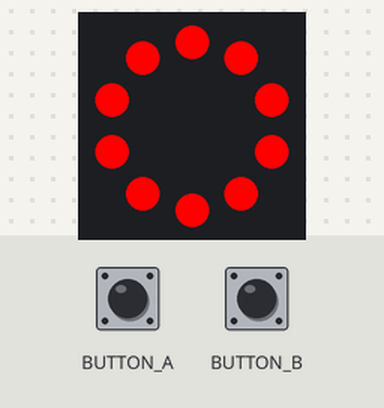
The program below on a simulated Circuit Playground running CircuitPython. Parts: the board's ring of 10 RGB LEDs (number 0 left of the top, counting anticlockwise). The test bench sets the inputs (shaded band). Dim RGB values are drawn brighter than linear; random numbers come from a fixed seed.

Above: at 1.2 s.
1.3 s: button A pressed for 0.6 s
At 2.05 s:
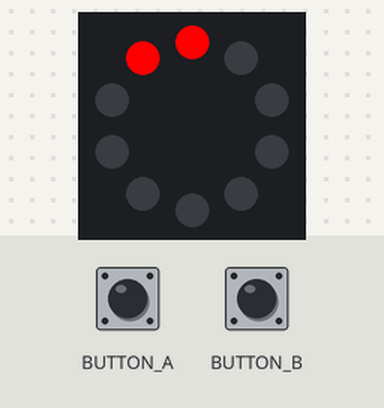
3.8 s: button B pressed for 3.2 s
At 7.25 s:
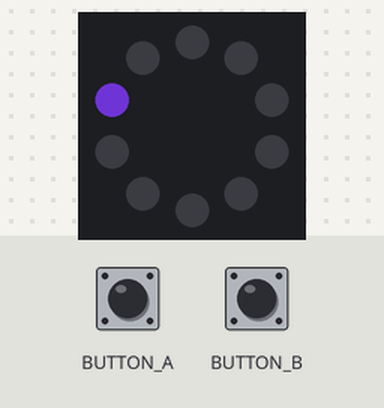
9.0 s: button B pressed for 0.6 s
At 9.82 s:
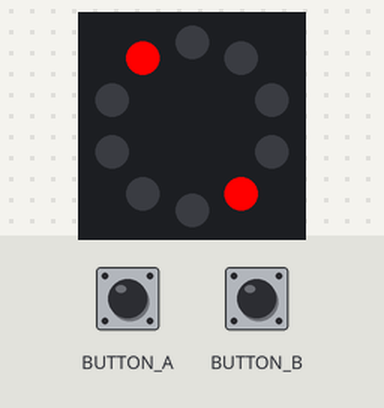
11.2 s: button A pressed for 0.6 s
At 12.01 s:
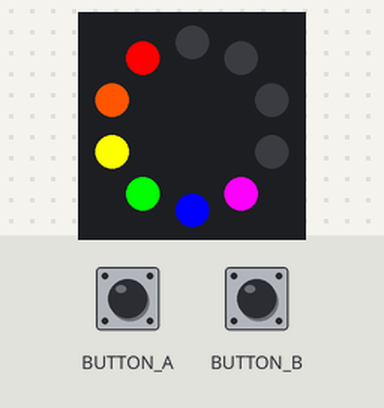
13.7 s: button A pressed for 1 s
At 14.82 s:
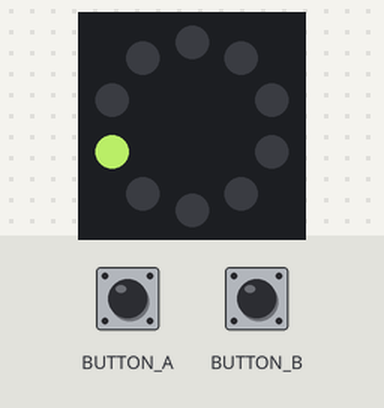

The program:

bike_light.py
```python
# (licence header left out)
import time
import random
from adafruit_circuitplayground.express import cpx

# Change these to set speed (lower is faster)
FLASH_RATE      = 0.250
SPIN_RATE       = 0.100
CYLON_RATE      = 0.100
BEDAZZLE_RATE   = 0.100
CHASE_RATE      = 0.100

# Change these to be whatever color you want
# Use color picker to come up with hex values
FLASH_COLOR     = 0xFF0000
SPIN_COLOR      = 0xFF0000
CYLON_COLOR     = 0xFF0000

# Define 10 colors here.
# Must be 10 entries.
# Use 0x000000 if you want a blank space.
RAINBOW_COLORS = (
  0xFF0000,
  0xFF5500,
  0xFFFF00,
  0x00FF00,
  0x0000FF,
  0xFF00FF,
  0x000000,
  0x000000,
  0x000000,
  0x000000
)

def buttons_pressed():
    return cpx.button_a or cpx.button_b

def flasher():
    while not buttons_pressed():
        # Turn on all the pixels to FLASH_COLOR
        cpx.pixels.fill(FLASH_COLOR)

        # Leave them on for a little bit
        time.sleep(FLASH_RATE)

        # Turn off all the NeoPixels
        cpx.pixels.fill(0)

        # Leave them off for a little bit
        time.sleep(FLASH_RATE)

def spinner():
    # Can be any two pixels
    pixel1 = 0
    pixel2 = 5

    while not buttons_pressed():
        # Turn off all the NeoPixels
        cpx.pixels.fill(0)

        # Turn on two pixels to SPIN_COLOR
        cpx.pixels[pixel1] = SPIN_COLOR
        cpx.pixels[pixel2] = SPIN_COLOR

        # Increment pixels to move them around the board
        pixel1 = pixel1 + 1
        pixel2 = pixel2 + 1

        # Check pixel values
        pixel1 = pixel1 if pixel1 < 10 else 0
        pixel2 = pixel2 if pixel2 < 10 else 0

        # Wait a little bit so we don't spin too fast
        time.sleep(SPIN_RATE)

def cylon():
    pixel1 = 0
    pixel2 = 9

    while not buttons_pressed():
        # Scan in one direction
        for step in range(4):
            cpx.pixels.fill(0)

            cpx.pixels[pixel1] = CYLON_COLOR
            cpx.pixels[pixel2] = CYLON_COLOR

            pixel1 = pixel1 + 1
            pixel2 = pixel2 - 1

            time.sleep(CYLON_RATE)

        # Scan back the other direction
        for step in range(4):
            cpx.pixels.fill(0)

            cpx.pixels[pixel1] = CYLON_COLOR
            cpx.pixels[pixel2] = CYLON_COLOR

            pixel1 = pixel1 - 1
            pixel2 = pixel2 + 1

            time.sleep(CYLON_RATE)

def bedazzler():
    while not buttons_pressed():
        # Turn off all the NeoPixels
        cpx.pixels.fill(0)

        # Turn on a random pixel to a random color
        cpx.pixels[random.randrange(10)] = ( random.randrange(256),
                                             random.randrange(256),
                                             random.randrange(256) )

        # Leave it on for a little bit
        time.sleep(BEDAZZLE_RATE)

def rainbow():
    # Start at the beginning
    start_color = 0

    while not buttons_pressed():
        # Turn off all the NeoPixels
        cpx.pixels.fill(0)

        # Loop through and set pixels
        color = start_color
        for p in range(10):
            cpx.pixels[p] = RAINBOW_COLORS[color]
            color += 1
            color = color if color < 10 else 0

        # Increment start index into color array
        start_color += 1

        # Check value and reset if necessary
        start_color = start_color if start_color < 10 else 0

        # Wait a little bit so we don't spin too fast
        time.sleep(CHASE_RATE)

# Loop forever
while True:
    flasher()   ; time.sleep(0.25)
    spinner()   ; time.sleep(0.25)
    cylon()     ; time.sleep(0.25)
    bedazzler() ; time.sleep(0.25)
    rainbow()   ; time.sleep(0.25)
    #
    # TODO: add your animation here!
    #
```
